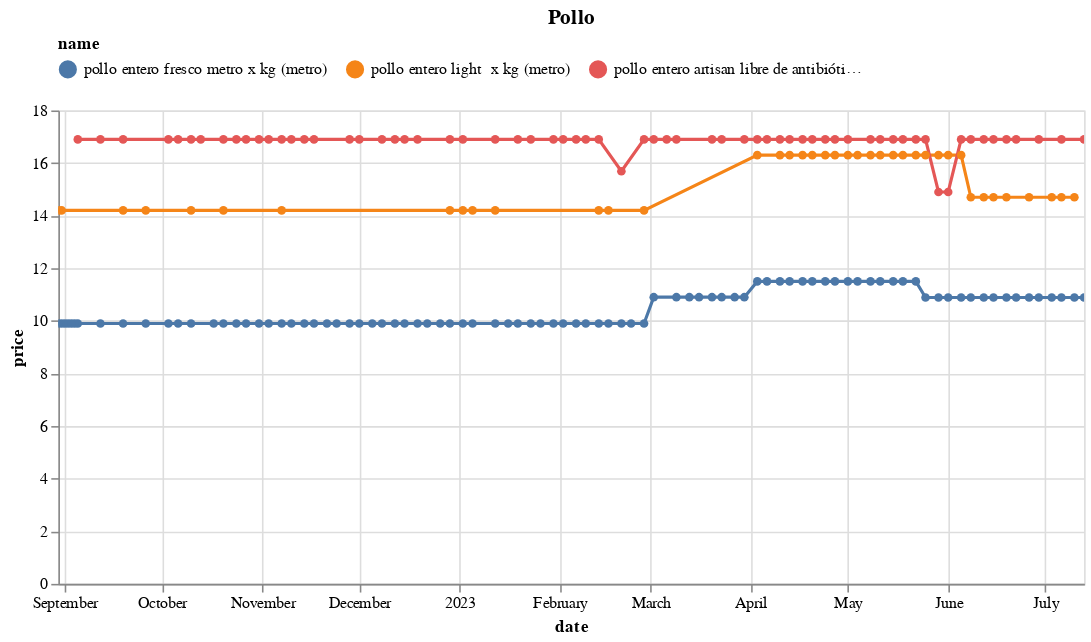

Notebook source saved alongside this figure:
### Code cell
(df
 .loc[df.name.isin(names)]
 .pipe(alt.Chart)
 .mark_line(point=True)
 .encode(x='date', y='price', color='name', tooltip=['name','price'])
 .properties(width=650, title='Pollo')
 .interactive()
 .configure_legend(orient='top', columns=3)
)

### Figure 1 — Vega-Lite specification as saved in the notebook (floating-point values rounded to 4 significant figures; data arrays with more than 128 entries replaced by an {"elided": "..."} marker saying what was removed)
{"config": {"view": {"continuousWidth": 300, "continuousHeight": 300}, "legend": {"columns": 3, "orient": "top"}}, "data": {"name": "data-806a02193f1aafa6d1e7766b33d27275"}, "mark": {"type": "line", "point": true}, "encoding": {"color": {"field": "name", "type": "nominal"}, "tooltip": [{"field": "name", "type": "nominal"}, {"field": "price", "type": "quantitative"}], "x": {"field": "date", "type": "temporal"}, "y": {"field": "price", "type": "quantitative"}}, "params": [{"name": "param_13", "select": {"type": "interval", "encodings": ["x", "y"]}, "bind": "scales"}], "title": "Pollo", "width": 650, "$schema": "https://vega.github.io/schema/vega-lite/v5.8.0.json", "datasets": {"data-806a02193f1aafa6d1e7766b33d27275": {"elided": "195 records"}}}
